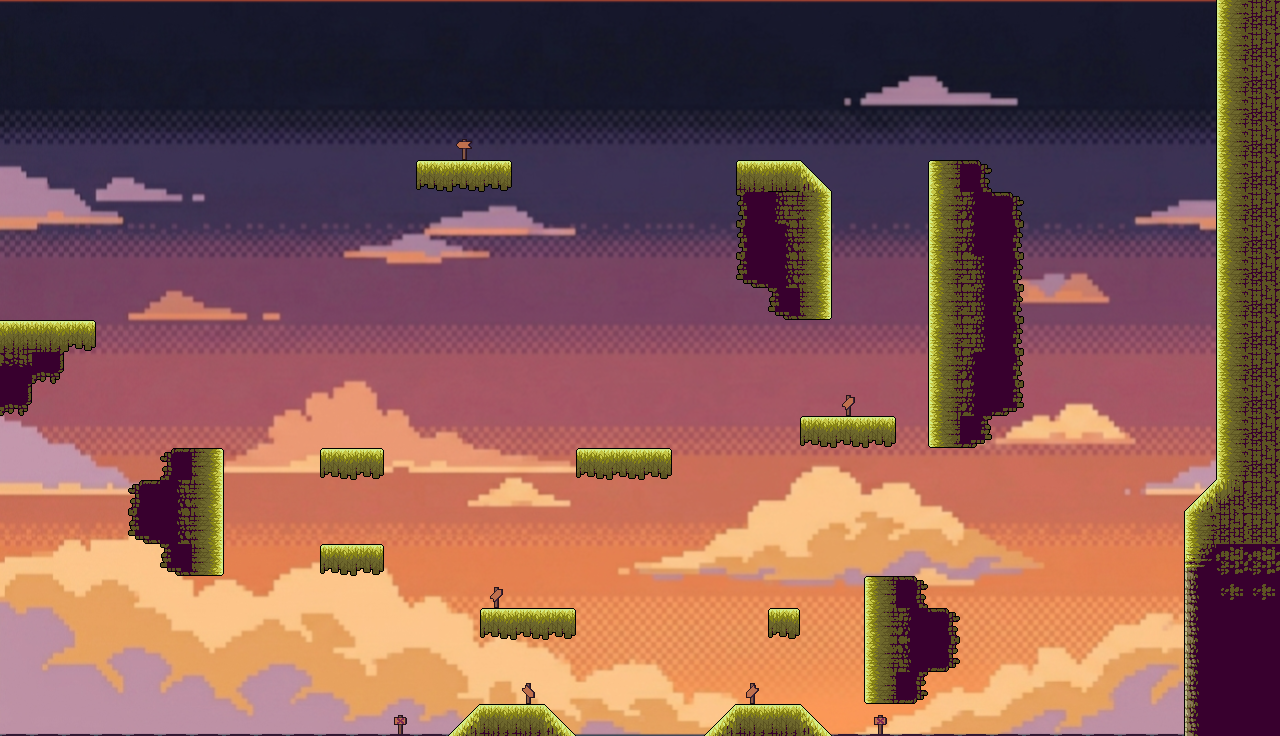

Rendered tile map (Tiled .tmx) drawn with the repository's tilesets; below, a short description and the full map source, tile grids included:
An orthogonal 40x23 tile map with 32x32 px tiles, 2 tile layers (Capa de patrones 2, Platforms), 5 tilesets, 1 image layer.

<map version="1.10" tiledversion="1.12.1" orientation="orthogonal" renderorder="right-down" width="40" height="23" tilewidth="32" tileheight="32" infinite="0" nextlayerid="4" nextobjectid="1">
 <tileset firstgid="1" source="Tileset_cielo.tsx" />
 <tileset firstgid="97" source="Tileset_Cielo_girado.tsx" />
 <tileset firstgid="193" source="Tileset_Tierra_.tsx" />
 <tileset firstgid="289" source="CartelAbajo.tsx" />
 <tileset firstgid="290" source="Decoracion/Señales.tsx" />
 <imagelayer id="2" name="Capa de Imagen 1">
  <image source="../Mapas/Cielo arriba.png" width="1280" height="736" />
 </imagelayer>
 <layer id="3" name="Capa de patrones 2" width="40" height="23">
  <data encoding="csv">
0,0,0,0,0,0,0,0,0,0,0,0,0,0,0,0,0,0,0,0,0,0,0,0,0,0,0,0,0,0,0,0,0,0,0,0,0,0,0,0,
0,0,0,0,0,0,0,0,0,0,0,0,0,0,0,0,0,0,0,0,0,0,0,0,0,0,0,0,0,0,0,0,0,0,0,0,0,0,0,0,
0,0,0,0,0,0,0,0,0,0,0,0,0,0,0,0,0,0,0,0,0,0,0,0,0,0,0,0,0,0,0,0,0,0,0,0,0,0,0,0,
0,0,0,0,0,0,0,0,0,0,0,0,0,0,0,0,0,0,0,0,0,0,0,0,0,0,0,0,0,0,0,0,0,0,0,0,0,0,0,0,
0,0,0,0,0,0,0,0,0,0,0,0,0,0,294,0,0,0,0,0,0,0,0,0,0,0,0,0,0,0,0,0,0,0,0,0,0,0,0,0,
0,0,0,0,0,0,0,0,0,0,0,0,0,0,0,0,0,0,0,0,0,0,0,0,0,0,0,0,0,0,0,0,0,0,0,0,0,0,0,0,
0,0,0,0,0,0,0,0,0,0,0,0,0,0,0,0,0,0,0,0,0,0,0,0,0,0,0,0,0,0,0,0,0,0,0,0,0,0,0,0,
0,0,0,0,0,0,0,0,0,0,0,0,0,0,0,0,0,0,0,0,0,0,0,0,0,0,0,0,0,0,0,0,0,0,0,0,0,0,0,0,
0,0,0,0,0,0,0,0,0,0,0,0,0,0,0,0,0,0,0,0,0,0,0,0,0,0,0,0,0,0,0,0,0,0,0,0,0,0,0,0,
0,0,0,0,0,0,0,0,0,0,0,0,0,0,0,0,0,0,0,0,0,0,0,0,0,0,0,0,0,0,0,0,0,0,0,0,0,0,0,0,
0,0,0,0,0,0,0,0,0,0,0,0,0,0,0,0,0,0,0,0,0,0,0,0,0,0,0,0,0,0,0,0,0,0,0,0,0,0,0,0,
0,0,0,0,0,0,0,0,0,0,0,0,0,0,0,0,0,0,0,0,0,0,0,0,0,0,0,0,0,0,0,0,0,0,0,0,0,0,0,0,
0,0,0,0,0,0,0,0,0,0,0,0,0,0,0,0,0,0,0,0,0,0,0,0,0,0,295,0,0,0,0,0,0,0,0,0,0,0,0,0,
0,0,0,0,0,0,0,0,0,0,0,0,0,0,0,0,0,0,0,0,0,0,0,0,0,0,0,0,0,0,0,0,0,0,0,0,0,0,0,0,
0,0,0,0,0,0,0,0,0,0,0,0,0,0,0,0,0,0,0,0,0,0,0,0,0,0,0,0,0,0,0,0,0,0,0,0,0,0,0,0,
0,0,0,0,0,0,0,0,0,0,0,0,0,0,0,0,0,0,0,0,0,0,0,0,0,0,0,0,0,0,0,0,0,0,0,0,0,0,0,0,
0,0,0,0,0,0,0,0,0,0,0,0,0,0,0,0,0,0,0,0,0,0,0,0,0,0,0,0,0,0,0,0,0,0,0,0,0,0,0,0,
0,0,0,0,0,0,0,0,0,0,0,0,0,0,0,0,0,0,0,0,0,0,0,0,0,0,0,0,0,0,0,0,0,0,0,0,0,0,0,0,
0,0,0,0,0,0,0,0,0,0,0,0,0,0,0,295,0,0,0,0,0,0,0,0,0,0,0,0,0,0,0,0,0,0,0,0,0,0,0,0,
0,0,0,0,0,0,0,0,0,0,0,0,0,0,0,0,0,0,0,0,0,0,0,0,0,0,0,0,0,0,0,0,0,0,0,0,0,0,0,0,
0,0,0,0,0,0,0,0,0,0,0,0,0,0,0,0,0,0,0,0,0,0,0,0,0,0,0,0,0,0,0,0,0,0,0,0,0,0,0,0,
0,0,0,0,0,0,0,0,0,0,0,0,0,0,0,0,297,0,0,0,0,0,0,299,0,0,0,0,0,0,0,0,0,0,0,0,0,0,0,0,
0,0,0,0,0,0,0,0,0,0,0,0,298,0,0,0,0,0,0,0,0,0,0,0,0,0,0,298,0,0,0,0,0,0,0,0,0,0,0,0
</data>
 </layer>
 <layer id="1" name="Platforms" width="40" height="23">
  <data encoding="csv">
0,0,0,0,0,0,0,0,0,0,0,0,0,0,0,0,0,0,0,0,0,0,0,0,0,0,0,0,0,0,0,0,0,0,0,0,0,0,3221225584,24,
0,0,0,0,0,0,0,0,0,0,0,0,0,0,0,0,0,0,0,0,0,0,0,0,0,0,0,0,0,0,0,0,0,0,0,0,0,0,3221225584,24,
0,0,0,0,0,0,0,0,0,0,0,0,0,0,0,0,0,0,0,0,0,0,0,0,0,0,0,0,0,0,0,0,0,0,0,0,0,0,3221225584,24,
0,0,0,0,0,0,0,0,0,0,0,0,0,0,0,0,0,0,0,0,0,0,0,0,0,0,0,0,0,0,0,0,0,0,0,0,0,0,3221225584,24,
0,0,0,0,0,0,0,0,0,0,0,0,0,0,0,0,0,0,0,0,0,0,0,0,0,0,0,0,0,0,0,0,0,0,0,0,0,0,3221225584,24,
0,0,0,0,0,0,0,0,0,0,0,0,0,49,50,51,0,0,0,0,0,0,0,1,7,42,0,0,0,2147483752,2147483804,0,0,0,0,0,0,0,3221225584,24,
0,0,0,0,0,0,0,0,0,0,0,0,0,0,0,0,0,0,0,0,0,0,0,164,119,112,0,0,0,3221225584,2147483759,2147483804,0,0,0,0,0,0,3221225584,24,
0,0,0,0,0,0,0,0,0,0,0,0,0,0,0,0,0,0,0,0,0,0,0,164,111,112,0,0,0,3221225584,2147483759,2147483812,0,0,0,0,0,0,3221225584,24,
0,0,0,0,0,0,0,0,0,0,0,0,0,0,0,0,0,0,0,0,0,0,0,172,111,112,0,0,0,3221225584,2147483767,2147483812,0,0,0,0,0,0,3221225584,24,
0,0,0,0,0,0,0,0,0,0,0,0,0,0,0,0,0,0,0,0,0,0,0,0,172,120,0,0,0,3221225584,2147483767,2147483812,0,0,0,0,0,0,3221225584,24,
2147483650,2,51,0,0,0,0,0,0,0,0,0,0,0,0,0,0,0,0,0,0,0,0,0,0,0,0,0,0,3221225584,2147483767,2147483812,0,0,0,0,0,0,3221225584,24,
2147483662,2147483704,0,0,0,0,0,0,0,0,0,0,0,0,0,0,0,0,0,0,0,0,0,0,0,0,0,0,0,3221225584,2147483759,2147483812,0,0,0,0,0,0,3221225584,24,
2147483704,0,0,0,0,0,0,0,0,0,0,0,0,0,0,0,0,0,0,0,0,0,0,0,0,0,0,0,0,3221225584,2147483759,2147483820,0,0,0,0,0,0,3221225584,24,
0,0,0,0,0,0,0,0,0,0,0,0,0,0,0,0,0,0,0,0,0,0,0,0,0,49,50,51,0,2147483768,2147483820,0,0,0,0,0,0,0,3221225584,24,
0,0,0,0,0,156,104,0,0,0,49,51,0,0,0,0,0,0,49,50,51,0,0,0,0,0,0,0,0,0,0,0,0,0,0,0,0,0,3221225584,24,
0,0,0,0,156,111,112,0,0,0,0,0,0,0,0,0,0,0,0,0,0,0,0,0,0,0,0,0,0,0,0,0,0,0,0,0,0,43,55,24,
0,0,0,0,172,111,112,0,0,0,0,0,0,0,0,0,0,0,0,0,0,0,0,0,0,0,0,0,0,0,0,0,0,0,0,0,0,3221225584,24,24,
0,0,0,0,0,172,120,0,0,0,49,51,0,0,0,0,0,0,0,0,0,0,0,0,0,0,0,0,0,0,0,0,0,0,0,0,0,1610612769,38,38,
0,0,0,0,0,0,0,0,0,0,0,0,0,0,0,0,0,0,0,0,0,0,0,0,0,0,0,536870913,536870968,0,0,0,0,0,0,0,0,1610612746,40,40,
0,0,0,0,0,0,0,0,0,0,0,0,0,0,0,49,50,51,0,0,0,0,0,0,52,0,0,536870914,536870926,536870968,0,0,0,0,0,0,0,1610612746,4,4,
0,0,0,0,0,0,0,0,0,0,0,0,0,0,0,0,0,0,0,0,0,0,0,0,0,0,0,1610612738,1610612750,1610612792,0,0,0,0,0,0,0,1610612746,4,4,
0,0,0,0,0,0,0,0,0,0,0,0,0,0,0,0,0,0,0,0,0,0,0,0,0,0,0,1610612737,1610612792,0,0,0,0,0,0,0,0,1610612746,4,4,
282,282,282,282,282,282,282,282,282,282,282,282,282,282,43,2,2,42,0,0,0,0,43,2,2,42,282,282,282,282,282,282,282,282,282,282,282,1610612746,4,4
</data>
 </layer>
</map>
